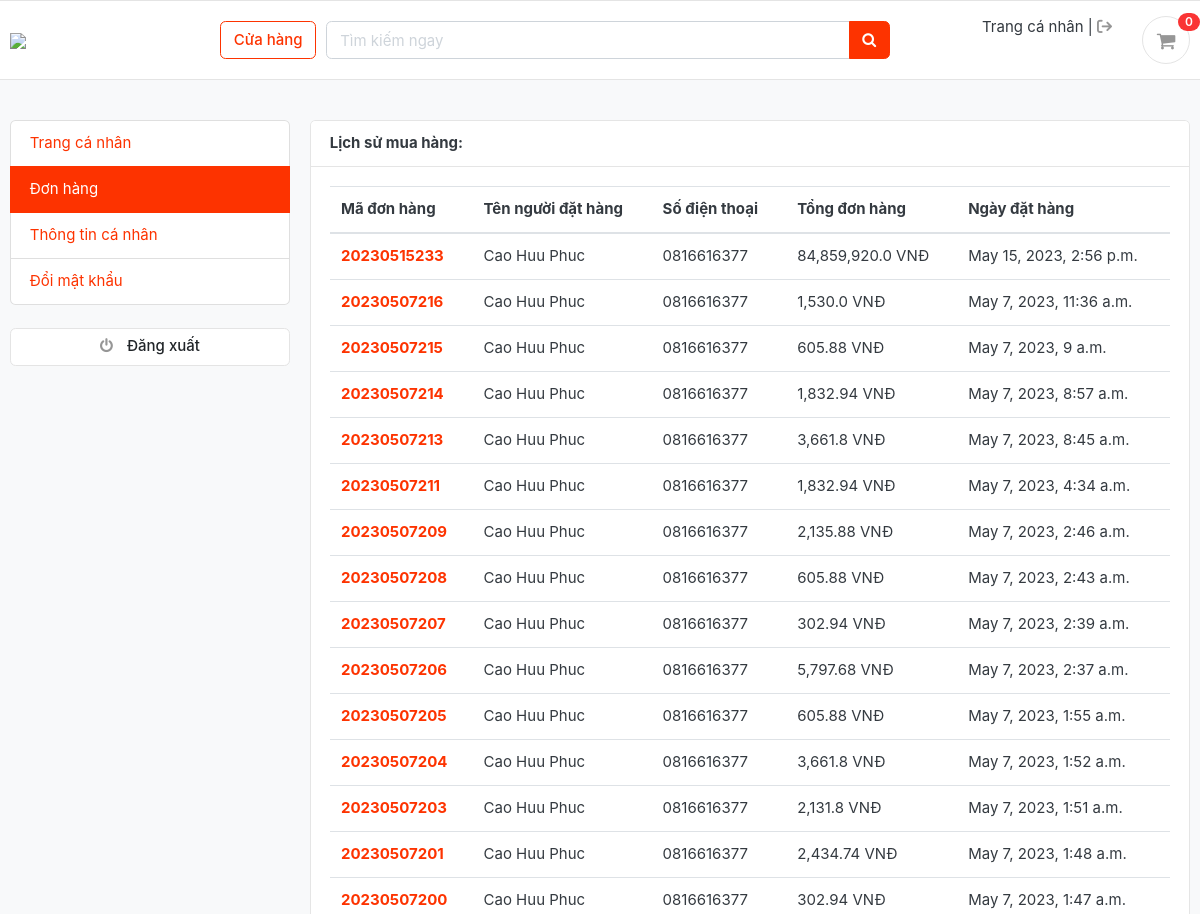
The app's page /accounts/my_orders/ (signed in, upper part), older data.
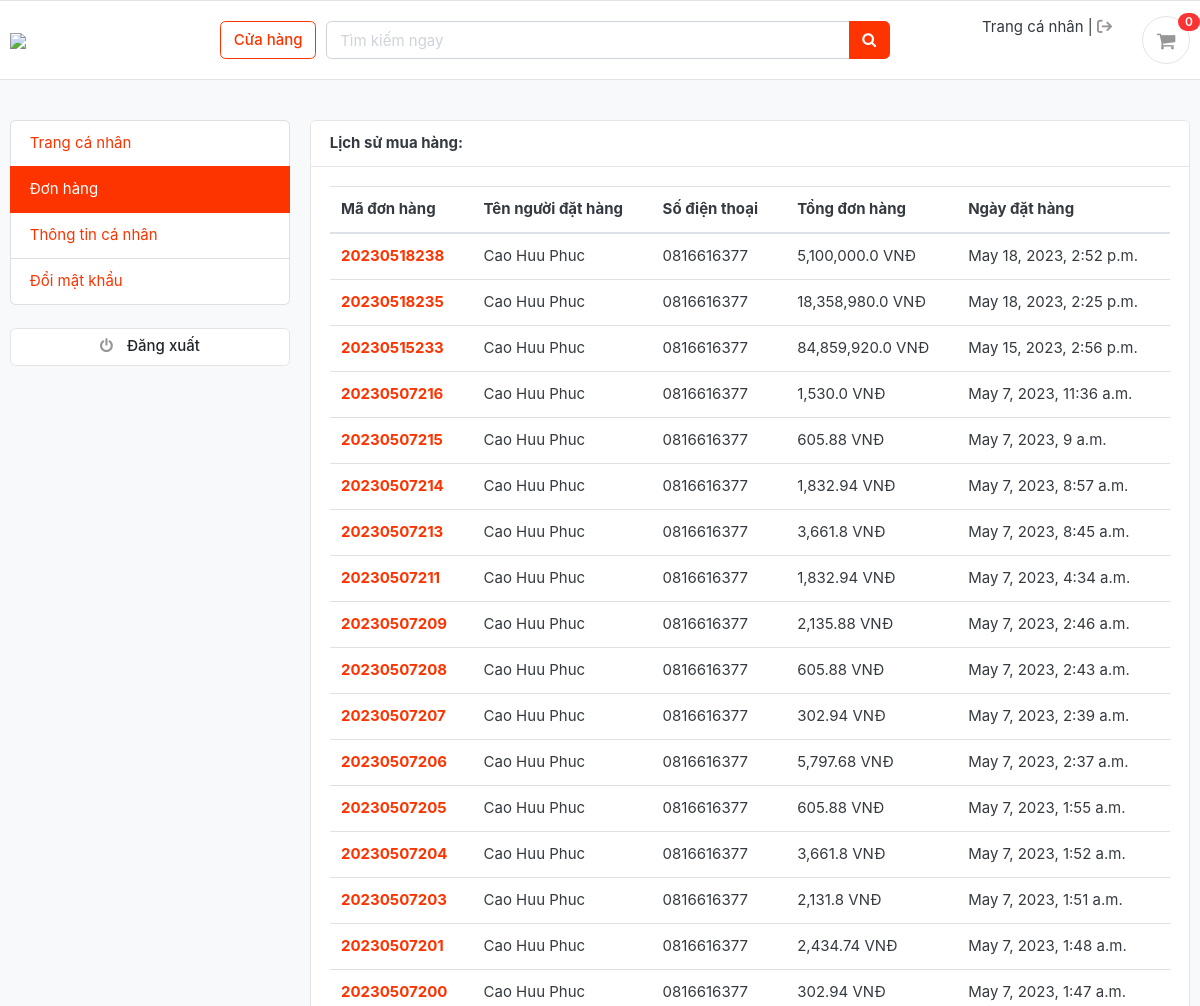
The same page, newer data.
### orders/models.py (models this page shows, shortened)
class Order(models.Model):
    STATUS = {
        ('New', 'New'),
        ('Accepted', 'Accepted'),
        ('Completed', 'Completed'),
        ('Cancelled', 'Cancelled'),
    }
    user  = models.ForeignKey(Account, on_delete=models.SET_NULL, null=True)
    payment  = models.ForeignKey(Payment, on_delete=models.SET_NULL, null=True, blank=True)
    order_number = models.CharField(max_length=20)
    first_name = models.CharField(max_length=50)
    last_name = models.CharField(max_length=50)
    phone = models.CharField(max_length=15)
    email = models.EmailField(max_length=50)
    address_line_1 = models.CharField(max_length=50)
    address_line_2 = models.CharField(max_length=50, blank=True)
    country = models.CharField(max_length=50)
    state = models.CharField(max_length=50)
    city = models.CharField(max_length=50)
    order_note = models.CharField(max_length=100, blank=True)
    order_total = models.FloatField()
    tax = models.FloatField()
    status = models.CharField(max_length=10, choices=STATUS, default='New')
    ip = models.CharField(max_length=20, blank=True)
    is_ordered = models.BooleanField(default=False)
    created_at = models.DateTimeField(auto_now_add=True)
    updated_at = models.DateTimeField(auto_now=True)
    def full_name(self):
        return f'{self.first_name} {self.last_name}'

### accounts/views.py (the view)
# urls.py: path('my_orders/', views.my_orders, name='my_orders'),
@login_required(login_url='login')
def my_orders(request):
    orders = Order.objects.filter(user=request.user, is_ordered=True).order_by('-created_at')
    context = {
        'orders': orders,
    }
    return render(request, 'accounts/my_orders.html', context)

### carts/context_processors.py (called while the page is built)
def counter(request):
    cart_count = 0
    if 'admin' in request.path:
        return {}
    else:
        try:
            cart = Cart.objects.filter(cart_id=_cart_id(request))
            if request.user.is_authenticated:
                cart_items = CartItem.objects.all().filter(user=request.user)
            else:
                cart_items = CartItem.objects.all().filter(cart=cart[:1])
            for cart_item in cart_items:
                cart_count += cart_item.quantity
        except Cart.DoesNotExist:
            cart_count = 0
    return dict(cart_count=cart_count)

### carts/views.py (called while the page is built)
def _cart_id(request):
    cart = request.session.session_key
    if not cart:
        cart = request.session.create()
    return cart

### category/context_processors.py (called while the page is built)
def menu_links(request):
    links=Category.objects.all()
    print(links)
    return dict(links=links)

### category/models.py (called while the page is built)
    def get_url(self):
        return reverse('products_by_category',args=[self.slug])

    def __str__(self):
        return self.category_name

### templates/accounts/my_orders.html (shortened to what this page needs)
{% extends 'base.html' %}
{% load humanize %}
{% block content%}
<section class="section-conten padding-y bg">
    <div class="container">
        <div class="row">
        {% include 'includes/dashboard_sidebar.html'%}
        <main class="col-md-9">
            <article class="card">
            <header class="card-header">
                <strong class="d-inline-block mr-3">Lịch sử mua hàng:</strong>
            </header>
            <div class="card-body">
                <div class="row">
                   <div class="col-md-12">
                    <table class="table table-hover">
                        <thead>
                          <tr>
                            <th scope="col">Mã đơn hàng</th>
                            <th scope="col">Tên người đặt hàng</th>
                            <th scope="col">Số điện thoại</th>
                            <th scope="col">Tổng đơn hàng</th>
                                  <th scope="col">Ngày đặt hàng</th>
                          </tr>
                        </thead>
                        <tbody>
                              {% for order in orders %}
                          <tr>
                            <th scope="row"><a href="{% url 'order_detail' order.order_number %}">{{order.order_number}}</a></th>
                            <td>{{order.full_name}}</td>
                            <td>{{order.phone}}</td>
                            <td>{{order.order_total|intcomma}} VNĐ</td>
                                  <td>{{order.created_at}}</td>
                          </tr>
                      {% endfor %}
                        </tbody>
                      </table>
                    </div>
                </div>
                </div>
            </div>
    </div>
    </section>
{% endblock %}

Row changes from the older to the newer data that the page shows:
added Order: order_number "20230518238", full_name "Cao Huu Phuc", phone "0816616377", order_total "5,100,000.0", created_at "May 18, 2023, 2:52 p.m."
added Order: order_number "20230518235", full_name "Cao Huu Phuc", phone "0816616377", order_total "18,358,980.0", created_at "May 18, 2023, 2:25 p.m."
